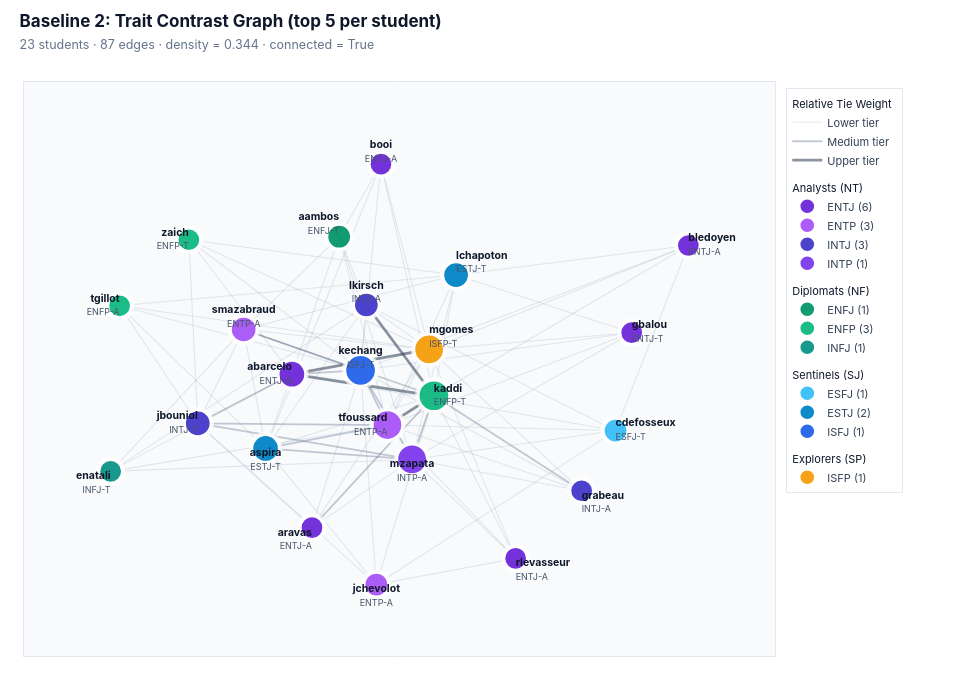

The code cell stored with this chart in its notebook:
### Markdown cell above
## 2. Baseline: Trait Contrast Graph

Here we test the opposite intuition: connecting students who sit on opposite sides of the 50% mark on the 5 dimensions. We keep the top 5 most contrasting links per student.

### Code cell
G_contrast = G_base.copy()
top_k = 5
centered = df[traits].values - 0.5
contrast_scores = {}

for i in range(len(students)):
    for j in range(i + 1, len(students)):
        opposition = 4.0 * np.maximum(0.0, -(centered[i] * centered[j]))
        contrast_scores[(i, j)] = float(opposition.mean())

for i, u in enumerate(students):
    neighbors = [
        (students[j], contrast_scores[(min(i, j), max(i, j))])
        for j in range(len(students)) if i != j
    ]
    neighbors.sort(key=lambda x: x[1], reverse=True)
    for v, score in neighbors[:top_k]:
        G_contrast.add_edge(u, v, weight=score)

contrast_df = pd.DataFrame([
    {
        "Student A": u, "MBTI A": df.loc[u, "mbti"],
        "Student B": v, "MBTI B": df.loc[v, "mbti"],
        "Contrast (%)": round(d["weight"] * 100, 1),
    }
    for u, v, d in G_contrast.edges(data=True)
]).sort_values("Contrast (%)", ascending=False).reset_index(drop=True)

print(f"Contrast graph: {G_contrast.number_of_nodes()} nodes, {G_contrast.number_of_edges()} edges")
display(contrast_df.head(10))

pos_con = nx.spring_layout(G_contrast, seed=42, k=1.05, iterations=200)
plot_network(G_contrast, pos_con, f"Baseline 2: Trait Contrast Graph (top {top_k} per student)")

### Figure 1 — Plotly figure (JSON) as saved in the notebook; plotly's stock layout.template omitted (floating-point values rounded to 4 significant figures; data arrays with more than 128 entries replaced by an {"elided": "..."} marker saying what was removed)
{"data": [{"hoverinfo": "skip", "legendgroup": "Edges", "legendgrouptitle": {"text": "Relative Tie Weight"}, "line": {"color": "rgba(148, 163, 184, 0.24)", "width": 1.05}, "mode": "lines", "name": "Lower tier", "type": "scatter", "x": {"elided": "210 float values"}, "y": {"elided": "210 float values"}}, {"hoverinfo": "skip", "legendgroup": "Edges", "line": {"color": "rgba(100, 116, 139, 0.38)", "width": 1.8}, "mode": "lines", "name": "Medium tier", "type": "scatter", "x": [-0.2794, -0.5831, null, -0.2794, -0.05782, null, -0.2145, 0.1788, null, -0.3643, 0.02893, null, -0.3643, 0.1085, null, 0.6556, 0.1788, null, -0.5831, 0.02893, null, -0.5831, 0.1085, null, 0.1788, -0.435, null, 0.1788, 0.1085, null, -0.05782, 0.02893, null, -0.05782, 0.1085, null, -0.05782, -0.435, null], "y": [0.02537, -0.1844, null, 0.02537, 0.042, null, -0.6302, -0.06677, null, -0.2918, -0.192, null, -0.2918, -0.3386, null, -0.4727, -0.06677, null, -0.1844, -0.192, null, -0.1844, -0.3386, null, -0.06677, 0.2165, null, -0.06677, -0.3386, null, 0.042, -0.192, null, 0.042, -0.3386, null, 0.042, 0.2165, null]}, {"hoverinfo": "skip", "legendgroup": "Edges", "line": {"color": "rgba(51, 65, 85, 0.56)", "width": 2.75}, "mode": "lines", "name": "Upper tier", "type": "scatter", "x": [-0.2794, 0.1788, null, -0.2794, 0.1635, null, 0.1788, -0.03907, null, 0.1788, 0.02893, null], "y": [0.02537, -0.06677, null, 0.02537, 0.1314, null, -0.06677, 0.3212, null, -0.06677, -0.192, null]}, {"hoverinfo": "skip", "marker": {"color": "#FFFFFF", "line": {"width": 0}, "size": [30.5, 33.5, 29.5, 33.5, 29.5, 29.5, 30.5, 29.5, 29.5, 29.5, 32.5, 30.5, 37.5, 37.5, 32.5, 31.5, 36.5, 36.5, 29.5, 32.5, 36.5, 29.5, 29.5]}, "mode": "markers", "showlegend": false, "type": "scatter", "x": [-0.1268, -0.2794, -0.2145, -0.3643, 1.0, 0.007994, 0.7651, -0.8643, 0.8172, 0.6556, -0.5831, -0.006911, 0.1788, -0.05782, 0.2504, -0.03907, 0.1635, 0.1085, 0.4426, -0.435, 0.02893, -0.8355, -0.6119], "y": [0.6129, 0.02537, -0.6302, -0.2918, 0.5752, 0.9228, -0.2156, -0.3899, 0.2028, -0.4727, -0.1844, -0.8733, -0.06677, 0.042, 0.449, 0.3212, 0.1314, -0.3386, -0.7616, 0.2165, -0.192, 0.3178, 0.6]}, {"customdata": ["<b>abarcelo</b> · ENTJ-A<br>Degree: <b>9</b> · Strength: <b>1.06</b><br><span style='color:#64748B'>E 100% · N 63% · T 86% · J 78% · A 99%</span>", "<b>aravas</b> · ENTJ-A<br>Degree: <b>5</b> · Strength: <b>0.36</b><br><span style='color:#64748B'>E 67% · N 61% · T 67% · J 67% · A 71%</span>", "<b>bledoyen</b> · ENTJ-A<br>Degree: <b>5</b> · Strength: <b>0.17</b><br><span style='color:#64748B'>E 51% · N 73% · T 69% · J 54% · A 51%</span>", "<b>booi</b> · ENTJ-A<br>Degree: <b>5</b> · Strength: <b>0.21</b><br><span style='color:#64748B'>E 52% · N 61% · T 54% · J 54% · A 69%</span>", "<b>gbalou</b> · ENTJ-T<br>Degree: <b>5</b> · Strength: <b>0.25</b><br><span style='color:#64748B'>E 65% · N 85% · T 63% · J 67% · A 49%</span>", "<b>rlevasseur</b> · ENTJ-A<br>Degree: <b>5</b> · Strength: <b>0.34</b><br><span style='color:#64748B'>E 61% · N 67% · T 69% · J 83% · A 54%</span>"], "hovertemplate": "%{customdata}<extra></extra>", "legendgroup": "Analysts (NT)", "legendgrouptitle": {"text": "Analysts (NT)"}, "marker": {"color": "#6D28D9", "line": {"color": "#FFFFFF", "width": 2.3}, "opacity": 0.95, "size": [27.0, 23.0, 23.0, 23.0, 23.0, 23.0]}, "mode": "markers", "name": "ENTJ (6)", "type": "scatter", "x": [-0.2794, -0.2145, 1.0, 0.007994, 0.8172, 0.4426], "y": [0.02537, -0.6302, 0.5752, 0.9228, 0.2028, -0.7616]}, {"customdata": ["<b>jchevolot</b> · ENTP-A<br>Degree: <b>6</b> · Strength: <b>0.31</b><br><span style='color:#64748B'>E 51% · N 54% · T 76% · J 33% · A 53%</span>", "<b>smazabraud</b> · ENTP-A<br>Degree: <b>8</b> · Strength: <b>0.67</b><br><span style='color:#64748B'>E 65% · N 56% · T 72% · J 40% · A 85%</span>", "<b>tfoussard</b> · ENTP-A<br>Degree: <b>12</b> · Strength: <b>1.17</b><br><span style='color:#64748B'>E 60% · N 63% · T 99% · J 22% · A 83%</span>"], "hovertemplate": "%{customdata}<extra></extra>", "legendgroup": "Analysts (NT)", "marker": {"color": "#A855F7", "line": {"color": "#FFFFFF", "width": 2.3}, "opacity": 0.95, "size": [24.0, 26.0, 30.0]}, "mode": "markers", "name": "ENTP (3)", "type": "scatter", "x": [-0.006911, -0.435, 0.02893], "y": [-0.8733, 0.2165, -0.192]}, {"customdata": ["<b>grabeau</b> · INTJ-A<br>Degree: <b>5</b> · Strength: <b>0.33</b><br><span style='color:#64748B'>E 43% · N 70% · T 74% · J 72% · A 64%</span>", "<b>jbouniol</b> · INTJ-T<br>Degree: <b>8</b> · Strength: <b>0.79</b><br><span style='color:#64748B'>E 18% · N 58% · T 69% · J 92% · A 42%</span>", "<b>lkirsch</b> · INTJ-A<br>Degree: <b>7</b> · Strength: <b>0.63</b><br><span style='color:#64748B'>E 49% · N 54% · T 90% · J 69% · A 92%</span>"], "hovertemplate": "%{customdata}<extra></extra>", "legendgroup": "Analysts (NT)", "marker": {"color": "#4338CA", "line": {"color": "#FFFFFF", "width": 2.3}, "opacity": 0.95, "size": [23.0, 26.0, 25.0]}, "mode": "markers", "name": "INTJ (3)", "type": "scatter", "x": [0.6556, -0.5831, -0.03907], "y": [-0.4727, -0.1844, 0.3212]}, {"customdata": ["<b>mzapata</b> · INTP-A<br>Degree: <b>12</b> · Strength: <b>0.92</b><br><span style='color:#64748B'>E 46% · N 64% · T 69% · J 24% · A 83%</span>"], "hovertemplate": "%{customdata}<extra></extra>", "legendgroup": "Analysts (NT)", "marker": {"color": "#7C3AED", "line": {"color": "#FFFFFF", "width": 2.3}, "opacity": 0.95, "size": [30.0]}, "mode": "markers", "name": "INTP (1)", "type": "scatter", "x": [0.1085], "y": [-0.3386]}, {"customdata": ["<b>aambos</b> · ENFJ-T<br>Degree: <b>6</b> · Strength: <b>0.39</b><br><span style='color:#64748B'>E 56% · N 64% · T 40% · J 53% · A 36%</span>"], "hovertemplate": "%{customdata}<extra></extra>", "legendgroup": "Diplomats (NF)", "legendgrouptitle": {"text": "Diplomats (NF)"}, "marker": {"color": "#059669", "line": {"color": "#FFFFFF", "width": 2.3}, "opacity": 0.95, "size": [24.0]}, "mode": "markers", "name": "ENFJ (1)", "type": "scatter", "x": [-0.1268], "y": [0.6129]}, {"customdata": ["<b>kaddi</b> · ENFP-T<br>Degree: <b>13</b> · Strength: <b>1.63</b><br><span style='color:#64748B'>E 53% · N 86% · T 22% · J 42% · A 12%</span>", "<b>tgillot</b> · ENFP-A<br>Degree: <b>5</b> · Strength: <b>0.26</b><br><span style='color:#64748B'>E 65% · N 71% · T 49% · J 42% · A 56%</span>", "<b>zaich</b> · ENFP-T<br>Degree: <b>5</b> · Strength: <b>0.30</b><br><span style='color:#64748B'>E 78% · N 70% · T 49% · J 43% · A 44%</span>"], "hovertemplate": "%{customdata}<extra></extra>", "legendgroup": "Diplomats (NF)", "marker": {"color": "#10B981", "line": {"color": "#FFFFFF", "width": 2.3}, "opacity": 0.95, "size": [31.0, 23.0, 23.0]}, "mode": "markers", "name": "ENFP (3)", "type": "scatter", "x": [0.1788, -0.8355, -0.6119], "y": [-0.06677, 0.3178, 0.6]}, {"customdata": ["<b>enatali</b> · INFJ-T<br>Degree: <b>5</b> · Strength: <b>0.24</b><br><span style='color:#64748B'>E 46% · N 64% · T 49% · J 57% · A 39%</span>"], "hovertemplate": "%{customdata}<extra></extra>", "legendgroup": "Diplomats (NF)", "marker": {"color": "#0D9488", "line": {"color": "#FFFFFF", "width": 2.3}, "opacity": 0.95, "size": [23.0]}, "mode": "markers", "name": "INFJ (1)", "type": "scatter", "x": [-0.8643], "y": [-0.3899]}, {"customdata": ["<b>cdefosseux</b> · ESFJ-T<br>Degree: <b>6</b> · Strength: <b>0.25</b><br><span style='color:#64748B'>E 54% · N 45% · T 39% · J 57% · A 49%</span>"], "hovertemplate": "%{customdata}<extra></extra>", "legendgroup": "Sentinels (SJ)", "legendgrouptitle": {"text": "Sentinels (SJ)"}, "marker": {"color": "#38BDF8", "line": {"color": "#FFFFFF", "width": 2.3}, "opacity": 0.95, "size": [24.0]}, "mode": "markers", "name": "ESFJ (1)", "type": "scatter", "x": [0.7651], "y": [-0.2156]}, {"customdata": ["<b>aspira</b> · ESTJ-T<br>Degree: <b>9</b> · Strength: <b>0.61</b><br><span style='color:#64748B'>E 51% · N 46% · T 64% · J 81% · A 33%</span>", "<b>lchapoton</b> · ESTJ-T<br>Degree: <b>8</b> · Strength: <b>0.47</b><br><span style='color:#64748B'>E 58% · N 35% · T 65% · J 75% · A 43%</span>"], "hovertemplate": "%{customdata}<extra></extra>", "legendgroup": "Sentinels (SJ)", "marker": {"color": "#0284C7", "line": {"color": "#FFFFFF", "width": 2.3}, "opacity": 0.95, "size": [27.0, 26.0]}, "mode": "markers", "name": "ESTJ (2)", "type": "scatter", "x": [-0.3643, 0.2504], "y": [-0.2918, 0.449]}, {"customdata": ["<b>kechang</b> · ISFJ-T<br>Degree: <b>13</b> · Strength: <b>1.00</b><br><span style='color:#64748B'>E 36% · N 43% · T 43% · J 76% · A 32%</span>"], "hovertemplate": "%{customdata}<extra></extra>", "legendgroup": "Sentinels (SJ)", "marker": {"color": "#2563EB", "line": {"color": "#FFFFFF", "width": 2.3}, "opacity": 0.95, "size": [31.0]}, "mode": "markers", "name": "ISFJ (1)", "type": "scatter", "x": [-0.05782], "y": [0.042]}, {"customdata": ["<b>mgomes</b> · ISFP-T<br>Degree: <b>12</b> · Strength: <b>0.99</b><br><span style='color:#64748B'>E 31% · N 36% · T 47% · J 39% · A 31%</span>"], "hovertemplate": "%{customdata}<extra></extra>", "legendgroup": "Explorers (SP)", "legendgrouptitle": {"text": "Explorers (SP)"}, "marker": {"color": "#F59E0B", "line": {"color": "#FFFFFF", "width": 2.3}, "opacity": 0.95, "size": [30.0]}, "mode": "markers", "name": "ISFP (1)", "type": "scatter", "x": [0.1635], "y": [0.1314]}, {"hoverinfo": "skip", "mode": "text", "showlegend": false, "text": ["<b>aambos</b><br><span style='font-size:9px;color:#475569'>ENFJ-T</span>", "<b>abarcelo</b><br><span style='font-size:9px;color:#475569'>ENTJ-A</span>", "<b>aravas</b><br><span style='font-size:9px;color:#475569'>ENTJ-A</span>", "<b>aspira</b><br><span style='font-size:9px;color:#475569'>ESTJ-T</span>", "<b>bledoyen</b><br><span style='font-size:9px;color:#475569'>ENTJ-A</span>", "<b>booi</b><br><span style='font-size:9px;color:#475569'>ENTJ-A</span>", "<b>cdefosseux</b><br><span style='font-size:9px;color:#475569'>ESFJ-T</span>", "<b>enatali</b><br><span style='font-size:9px;color:#475569'>INFJ-T</span>", "<b>gbalou</b><br><span style='font-size:9px;color:#475569'>ENTJ-T</span>", "<b>grabeau</b><br><span style='font-size:9px;color:#475569'>INTJ-A</span>", "<b>jbouniol</b><br><span style='font-size:9px;color:#475569'>INTJ-T</span>", "<b>jchevolot</b><br><span style='font-size:9px;color:#475569'>ENTP-A</span>", "<b>kaddi</b><br><span style='font-size:9px;color:#475569'>ENFP-T</span>", "<b>kechang</b><br><span style='font-size:9px;color:#475569'>ISFJ-T</span>", "<b>lchapoton</b><br><span style='font-size:9px;color:#475569'>ESTJ-T</span>", "<b>lkirsch</b><br><span style='font-size:9px;color:#475569'>INTJ-A</span>", "<b>mgomes</b><br><span style='font-size:9px;color:#475569'>ISFP-T</span>", "<b>mzapata</b><br><span style='font-size:9px;color:#475569'>INTP-A</span>", "<b>rlevasseur</b><br><span style='font-size:9px;color:#475569'>ENTJ-A</span>", "<b>smazabraud</b><br><span style='font-size:9px;color:#475569'>ENTP-A</span>", "<b>tfoussard</b><br><span style='font-size:9px;color:#475569'>ENTP-A</span>", "<b>tgillot</b><br><span style='font-size:9px;color:#475569'>ENFP-A</span>", "<b>zaich</b><br><span style='font-size:9px;color:#475569'>ENFP-T</span>"], "textfont": {"color": "#0F172A", "family": "Inter, -apple-system, BlinkMacSystemFont, sans-serif", "size": 10.5}, "textposition": ["top left", "middle left", "bottom left", "bottom center", "middle right", "top center", "middle right", "bottom left", "middle right", "bottom right", "middle left", "bottom center", "middle right", "top center", "top right", "top center", "top right", "bottom center", "bottom right", "top center", "middle left", "middle left", "middle left"], "type": "scatter", "x": [-0.1268, -0.2794, -0.2145, -0.3643, 1.0, 0.007994, 0.7651, -0.8643, 0.8172, 0.6556, -0.5831, -0.006911, 0.1788, -0.05782, 0.2504, -0.03907, 0.1635, 0.1085, 0.4426, -0.435, 0.02893, -0.8355, -0.6119], "y": [0.6129, 0.02537, -0.6302, -0.2918, 0.5752, 0.9228, -0.2156, -0.3899, 0.2028, -0.4727, -0.1844, -0.8733, -0.06677, 0.042, 0.449, 0.3212, 0.1314, -0.3386, -0.7616, 0.2165, -0.192, 0.3178, 0.6]}], "layout": {"font": {"color": "#1E293B", "family": "Inter, -apple-system, BlinkMacSystemFont, sans-serif"}, "height": 680, "hoverlabel": {"bgcolor": "#FFFFFF", "bordercolor": "#CBD5E1", "font": {"color": "#0F172A", "family": "Inter, -apple-system, sans-serif", "size": 12}}, "legend": {"bgcolor": "rgba(255,255,255,0.94)", "bordercolor": "#E2E8F0", "borderwidth": 1, "font": {"color": "#334155", "size": 11}, "grouptitlefont": {"color": "#0F172A", "family": "Inter, sans-serif", "size": 11}, "tracegroupgap": 8, "x": 1.015, "xanchor": "left", "y": 0.99, "yanchor": "top"}, "margin": {"b": 24, "l": 24, "r": 205, "t": 82}, "paper_bgcolor": "#FFFFFF", "plot_bgcolor": "#F8FAFC", "title": {"font": {"color": "#0F172A", "family": "Inter, -apple-system, BlinkMacSystemFont, sans-serif", "size": 17}, "text": "<b>Baseline 2: Trait Contrast Graph (top 5 per student)</b><br><span style='font-size:12.5px;color:#64748B;font-weight:400'>23 students · 87 edges · density = 0.344 · connected = True</span>", "x": 0.02, "xanchor": "left", "y": 0.96, "yanchor": "top"}, "width": 980, "xaxis": {"linecolor": "#E2E8F0", "linewidth": 1, "mirror": true, "range": [-1.144, 1.28], "showgrid": false, "showticklabels": false, "zeroline": false}, "yaxis": {"linecolor": "#E2E8F0", "linewidth": 1, "mirror": true, "range": [-1.179, 1.274], "showgrid": false, "showticklabels": false, "zeroline": false}}}
